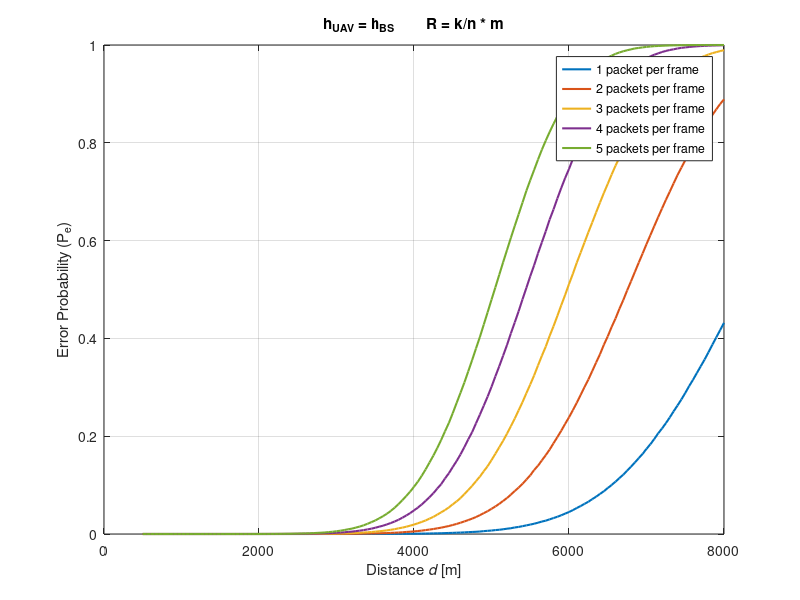
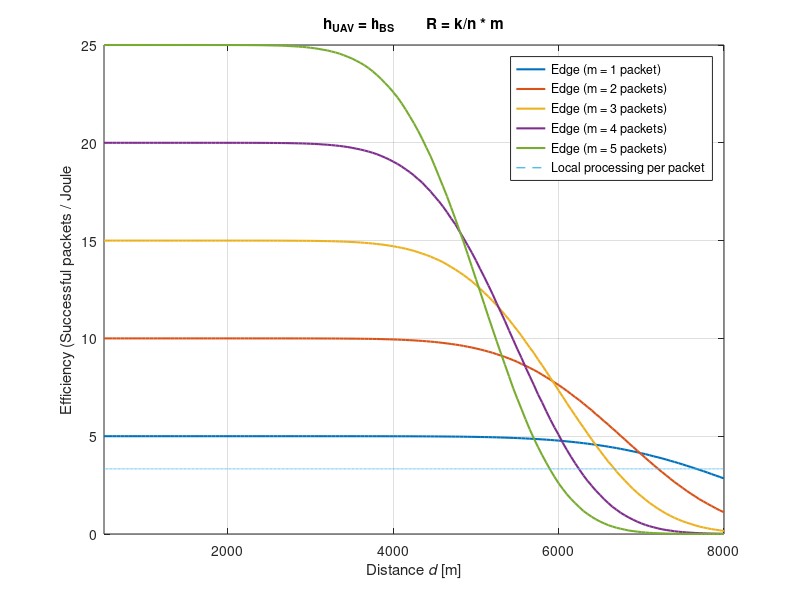
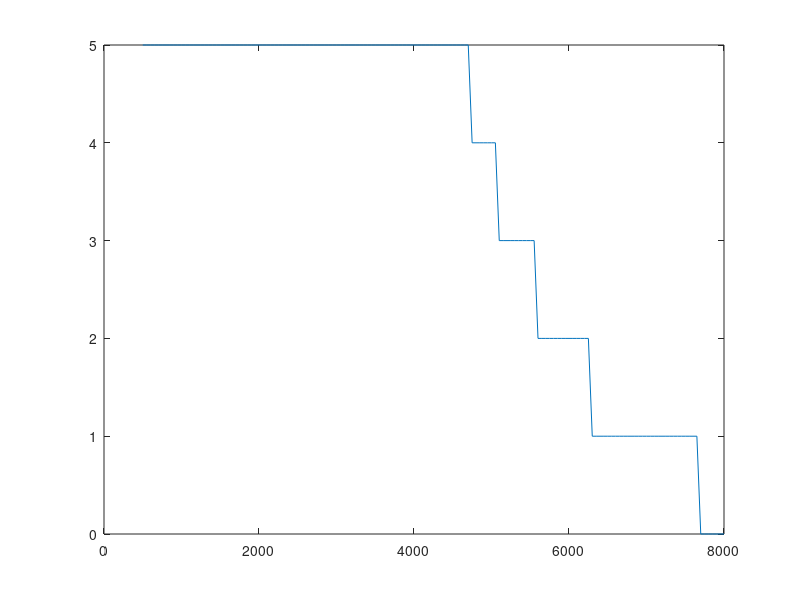
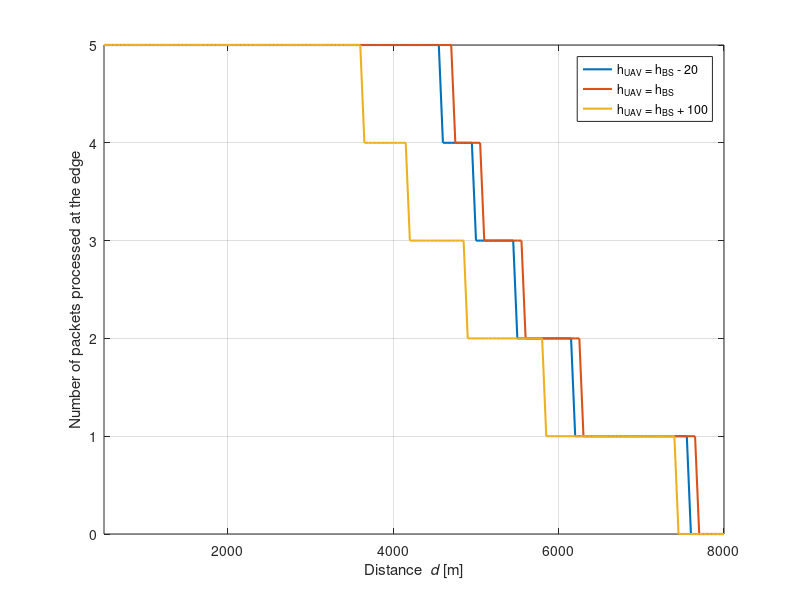

Reproduce these figures in MATLAB, in order.
% 
% load('Pe_plot_1.mat');
% plot(SNR_dBm(1,:), edge_matrix(1,:),'-o')
% yticks([1 2 3 4 5])
% 
% hold on
% %plot(SNR_dBm(2,:), edge_matrix(2,:),'-o')
% %plot(SNR_dBm(3,:), edge_matrix(3,:),'-o')
% %plot(SNR_dBm(4,:), edge_matrix(4,:),'-o')
% plot(SNR_dBm(:,6), edge_matrix(:,6),'-o')
% %plot(SNR_dBm(6,:), edge_matrix(6,:),'-o')
% plot(SNR_dBm(7,:), edge_matrix(7,:),'-o')
% %plot(SNR_dBm(8,:), edge_matrix(8,:),'-o')
% %plot(SNR_dBm(9,:), edge_matrix(9,:),'-o')
% %plot(SNR_dBm(10,:), edge_matrix(10,:),'-o')
% hold off;clear; clc;
%% P_e plot
figure;
d = 500:50:8000;
load('plot_h0.mat')
plot(d,P_e_plot, 'LineWidth', 1.5);
grid on;
legend('1 packet per frame','2 packets per frame','3 packets per frame', '4 packets per frame', '5 packets per frame')
xlabel('Distance {\itd} [m]')
ylabel('Error Probability (P_e)')
title('h_{UAV} = h_{BS}        R = k/n * m');

%% plot efficiency
figure;
load("plot_h0.mat")
d = 500:50:8000;
plot(d, eff_edge_, 'LineWidth',1.5);
xlim([500 8000]);
hold on;
plot(0:8000-1,ones(1,8000).*eff_local_(1),'--','LineWidth',1)
%plot(0:10000-1,ones(1,10000).*eff_local(2),'--','LineWidth',1)
%plot(0:10000-1,ones(1,10000).*eff_local(3),'--','LineWidth',1)
%plot(0:10000-1,ones(1,10000).*eff_local(4),'--','LineWidth',1)
%plot(0:10000-1,ones(1,10000).*eff_local(5),'--','LineWidth',1)


grid on;
ylabel('Efficiency (Successful packets / Joule')
xlabel('Distance {\itd} [m]')
title('h_{UAV} = h_{BS}        R = k/n * m');
legend('Edge (m = 1 packet)', 'Edge (m = 2 packets)', 'Edge (m = 3 packets)','Edge (m = 4 packets)','Edge (m = 5 packets)','Local processing per packet')

figure;
plot(d,edge_matrix);
%% plot packet distribution
clear;
%d = load("plot_edge_h0.mat","d");
%d = d.d;
d = 500:50:8000;
packet_distribution_h_0 = load("plot_h0.mat","edge_matrix");
packet_distribution_h_0 = packet_distribution_h_0.edge_matrix;

%packet_distribution_h_50 = load("plot_h50.mat","edge_matrix");
%packet_distribution_h_50 = packet_distribution_h_50.edge_matrix;

packet_distribution_h_100 = load("plot_h100.mat","edge_matrix");
packet_distribution_h_100 = packet_distribution_h_100.edge_matrix;

packet_distribution_h_200 = load("plot_h200.mat","edge_matrix");
packet_distribution_h_200 = packet_distribution_h_200.edge_matrix;

packet_distribution_h_neg20 = load("plot_h-20.mat","edge_matrix");
packet_distribution_h_neg20 = packet_distribution_h_neg20.edge_matrix;

figure;
plot(d, packet_distribution_h_neg20,'LineWidth',1.5);
hold on;
grid on;
plot(d, packet_distribution_h_0,'LineWidth',1.5);
%plot(d, packet_distribution_h_50,'LineWidth',1.5);
%plot(d, packet_distribution_h_100,'LineWidth',1.5);
plot(d, packet_distribution_h_200,'LineWidth',1.5);
xlim([500 8000])
%legend('h_{UAV} = h_{BS} - 20','h_{UAV} = h_{BS}', 'h_{UAV} = h_{BS} + 50', 'h_{UAV} = h_{BS} + 100','h_{UAV} = h_{BS} + 200');
legend('h_{UAV} = h_{BS} - 20','h_{UAV} = h_{BS}', 'h_{UAV} = h_{BS} + 100','h_{UAV} = h_{BS} + 200');
xlabel('Distance {\it d} [m]');
ylabel('Number of packets processed at the edge');
